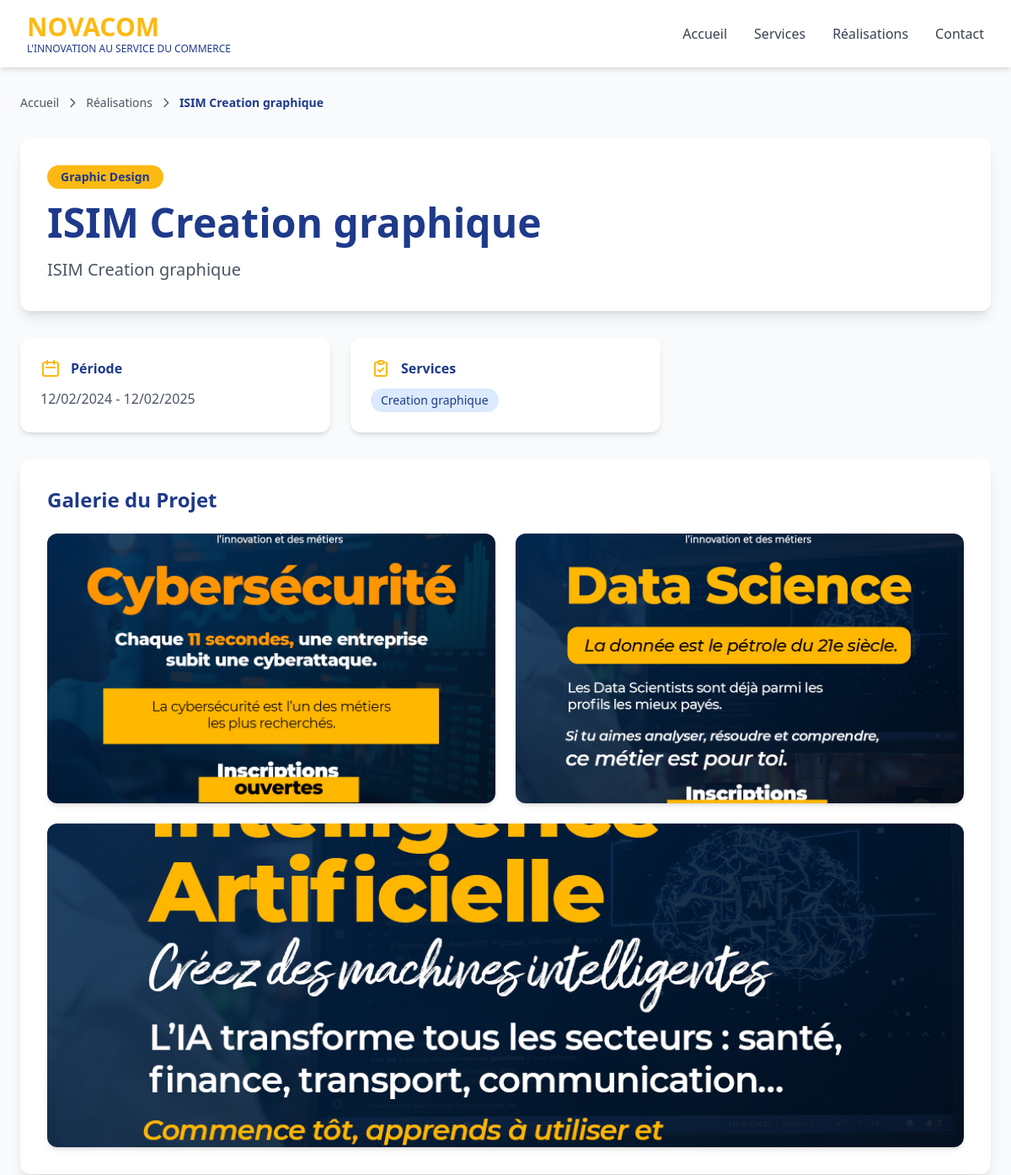
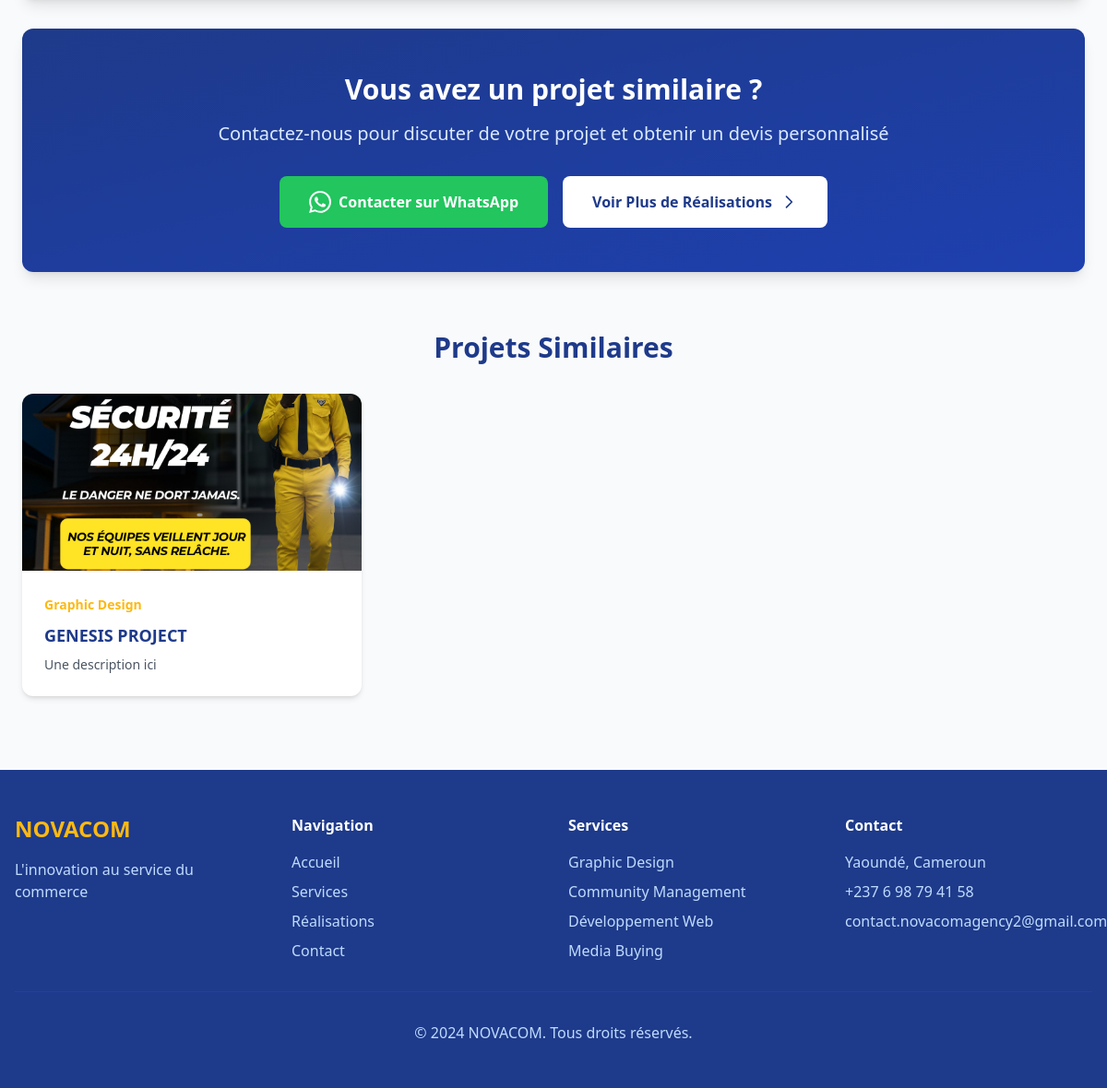
The page /realisation/1/ on the database its author committed (2 pictures, top to bottom).
### main/models.py (models this page shows, shortened)
class Realisation(models.Model):
    TYPE_CHOICES = [
        ('simple', 'Simple'),
        ('projet', 'Projet'),
    ]
    CATEGORY_CHOICES = [
        ('graphic_design', 'Graphic Design'),
        ('community', 'Community Management'),
        ('web_dev', 'Développement Web'),
        ('media_buying', 'Media Buying'),
        ('global', 'Projet Global'),
    ]
    type = models.CharField(max_length=10, choices=TYPE_CHOICES)
    categorie = models.CharField(max_length=20, choices=CATEGORY_CHOICES)
    titre = models.CharField(max_length=200)
    description = models.TextField()
    image = models.ImageField(upload_to='realisations/', blank=True, null=True)
    client = models.CharField(max_length=200, blank=True, null=True)
    date_debut = models.CharField(max_length=100, blank=True, null=True)
    date_fin = models.CharField(max_length=100, blank=True, null=True)
    services = models.TextField(blank=True, null=True)  # Stocké comme CSV
    afficher_accueil = models.BooleanField(default=False)
    ordre = models.IntegerField(default=0)
    date_creation = models.DateTimeField(auto_now_add=True)
    class Meta:
        ordering = ['ordre', '-date_creation']
        verbose_name = 'Réalisation'
        verbose_name_plural = 'Réalisations'
    def get_category_display_custom(self):
        categories = dict(self.CATEGORY_CHOICES)
        return categories.get(self.categorie, self.categorie)
    def get_first_image(self):
        if self.image:
            return self.image
        first_project_image = self.images.first()
        if first_project_image:
            return first_project_image.image
        return None

class ImageRealisation(models.Model):
    realisation = models.ForeignKey(
        Realisation,
        on_delete=models.CASCADE,
        related_name='images'
    )
    image = models.ImageField(upload_to='realisations/')
    legende = models.CharField(max_length=200, blank=True)
    ordre = models.IntegerField(default=0)
    date_ajout = models.DateTimeField(auto_now_add=True)
    class Meta:
        ordering = ['ordre', 'date_ajout']
        verbose_name = 'Image de Réalisation'
        verbose_name_plural = 'Images de Réalisations'

### main/views.py (the view)
# urls.py: path('realisation/<int:pk>/', views.realisation_detail, name='realisation_detail'),
def realisation_detail(request, pk):
    realisation = get_object_or_404(Realisation, pk=pk)
    realisations_similaires = Realisation.objects.filter(
        categorie=realisation.categorie
    ).exclude(pk=pk)[:3]
    context = {
        'realisation': realisation,
        'realisations_similaires': realisations_similaires,
    }
    return render(request, 'main/realisation_detail.html', context)

### main/templatetags/custom_filters.py (called while the page is built)
@register.filter
def split(value, arg):
    if value:
        return value.split(arg)
    return []

@register.filter
def trim(value):
    if value:
        return value.strip()
    return value

### main/templates/main/realisation_detail.html (shortened to what this page needs)
{% extends 'main/base.html' %}
{% load custom_filters %}
{% block content %}
<div class="pt-28 pb-20 px-4 bg-gray-50">
    <div class="max-w-6xl mx-auto">
        <div class="mb-8">
            <nav class="flex items-center text-sm text-gray-600">
                <a href="{% url 'main:index' %}" class="hover:text-novacom-yellow transition">Accueil</a>
                <svg class="w-4 h-4 mx-2" fill="none" stroke="currentColor" viewBox="0 0 24 24">
                    <path stroke-linecap="round" stroke-linejoin="round" stroke-width="2" d="M9 5l7 7-7 7"></path>
                </svg>
                <a href="{% url 'main:realisations' %}" class="hover:text-novacom-yellow transition">Réalisations</a>
                <svg class="w-4 h-4 mx-2" fill="none" stroke="currentColor" viewBox="0 0 24 24">
                    <path stroke-linecap="round" stroke-linejoin="round" stroke-width="2" d="M9 5l7 7-7 7"></path>
                </svg>
                <span class="text-novacom-blue font-semibold">{{ realisation.titre }}</span>
            </nav>
        </div>
        <div class="bg-white rounded-xl shadow-lg p-8 mb-8">
            <span class="inline-block bg-novacom-yellow text-novacom-blue px-4 py-1 rounded-full text-sm font-semibold mb-4">
                {{ realisation.get_category_display_custom }}
            </span>
            <h1 class="text-4xl md:text-5xl font-bold text-novacom-blue mb-4">{{ realisation.titre }}</h1>
            <p class="text-xl text-gray-600 leading-relaxed">{{ realisation.description }}</p>
        </div>
        {% if realisation.type == 'projet' %}
        <div class="grid md:grid-cols-3 gap-6 mb-8">
            {% if realisation.date_debut %}
            <div class="bg-white rounded-xl shadow-md p-6">
                <div class="flex items-center mb-3">
                    <svg class="w-6 h-6 text-novacom-yellow mr-3" fill="none" stroke="currentColor" viewBox="0 0 24 24">
                        <path stroke-linecap="round" stroke-linejoin="round" stroke-width="2" d="M8 7V3m8 4V3m-9 8h10M5 21h14a2 2 0 002-2V7a2 2 0 00-2-2H5a2 2 0 00-2 2v12a2 2 0 002 2z"></path>
                    </svg>
                    <h3 class="font-bold text-novacom-blue">Période</h3>
                </div>
                <p class="text-gray-600">{{ realisation.date_debut }} - {{ realisation.date_fin }}</p>
            </div>
            {% endif %}
            {% if realisation.services %}
            <div class="bg-white rounded-xl shadow-md p-6">
                <div class="flex items-center mb-3">
                    <h3 class="font-bold text-novacom-blue">Services</h3>
                </div>
                <div class="flex flex-wrap gap-2">
                    {% for service in realisation.services|split:',' %}
                    <span class="bg-blue-100 text-novacom-blue px-3 py-1 rounded-full text-sm">
                        {{ service|trim }}
                    </span>
                    {% endfor %}
                </div>
            </div>
            {% endif %}
        </div>
        {% endif %}
        <div class="bg-white rounded-xl shadow-lg p-8 mb-8">
            <h2 class="text-2xl font-bold text-novacom-blue mb-6">Galerie du Projet</h2>
            {% if realisation.type == 'simple' %}
                {% if realisation.image %}
                <div class="rounded-xl overflow-hidden shadow-md cursor-pointer" onclick="openImageModal('{{ realisation.image.url }}')">
                    <img src="{{ realisation.image.url }}" alt="{{ realisation.titre }}" class="w-full h-auto hover:scale-105 transition duration-300">
                </div>
                {% else %}
                <div class="rounded-xl overflow-hidden bg-gradient-to-br from-novacom-blue to-blue-800 flex items-center justify-center" style="height: 400px;">
                    <span class="text-white text-9xl">🎨</span>
                </div>
                {% endif %}
            {% elif realisation.type == 'projet' %}
                {% if realisation.images.all %}
                <div class="grid md:grid-cols-2 gap-6">
                    {% for img in realisation.images.all %}
                        {% if forloop.last and forloop.counter|divisibleby:2 == 0 %}
                            <div class="md:col-span-2 rounded-xl overflow-hidden shadow-md hover:shadow-xl transition cursor-pointer" onclick="openImageModal('{{ img.image.url }}')">
                                <img src="{{ img.image.url }}" alt="{{ img.legende|default:realisation.titre }}" class="w-full h-96 object-cover hover:scale-105 transition duration-300">
                            </div>
                        {% else %}
                            <div class="rounded-xl overflow-hidden shadow-md hover:shadow-xl transition cursor-pointer" onclick="openImageModal('{{ img.image.url }}')">
                                <img src="{{ img.image.url }}" alt="{{ img.legende|default:realisation.titre }}" class="w-full h-80 object-cover hover:scale-105 transition duration-300">
                            </div>
                        {% endif %}
                    {% endfor %}
                </div>
                {% else %}
                    <div class="rounded-xl overflow-hidden bg-gradient-to-br from-novacom-blue to-blue-800 flex items-center justify-center" style="height: 400px;">
                        <span class="text-white text-9xl">🎨</span>
                    </div>
                {% endif %}
            {% endif %}
        </div>
        <div class="bg-gradient-to-br from-novacom-blue to-blue-800 rounded-xl shadow-lg p-8 md:p-12 text-center text-white">
            <h2 class="text-3xl font-bold mb-4">Vous avez un projet similaire ?</h2>
            <p class="text-xl mb-8 text-blue-100">Contactez-nous pour discuter de votre projet et obtenir un devis personnalisé</p>
            <div class="flex flex-col sm:flex-row gap-4 justify-center">
                <button
                    onclick="window.open('https://wa.me/237600000000?text=Bonjour%20NOVACOM%2C%20je%20suis%20intéressé%20par%20un%20projet%20similaire%20à%20{{ realisation.titre|urlencode }}', '_blank')"
                    class="inline-flex items-center justify-center bg-green-500 text-white px-8 py-4 rounded-lg font-semibold hover:bg-green-600 transition"
                >
                    Contacter sur WhatsApp
                </button>
                <a href="{% url 'main:realisations' %}" class="inline-flex items-center justify-center bg-white text-novacom-blue px-8 py-4 rounded-lg font-semibold hover:bg-gray-100 transition">
                    Voir Plus de Réalisations
                    <svg class="w-5 h-5 ml-2" fill="none" stroke="currentColor" viewBox="0 0 24 24">
                        <path stroke-linecap="round" stroke-linejoin="round" stroke-width="2" d="M9 5l7 7-7 7"></path>
                    </svg>
                </a>
            </div>
        </div>
        {% if realisations_similaires %}
        <div class="mt-16">
            <h2 class="text-3xl font-bold text-novacom-blue mb-8 text-center">Projets Similaires</h2>
            <div class="grid md:grid-cols-3 gap-6">
                {% for real in realisations_similaires %}
                <a href="{% url 'main:realisation_detail' real.id %}" class="bg-white rounded-xl overflow-hidden shadow-md hover:shadow-xl transition group">
                    <div class="h-48 overflow-hidden">
                        {% if real.get_first_image %}
                            <img src="{{ real.get_first_image.url }}" alt="{{ real.titre }}" class="w-full h-full object-cover group-hover:scale-110 transition duration-300">
                        {% else %}
                            <div class="w-full h-full bg-gradient-to-br from-novacom-blue to-blue-800 flex items-center justify-center">
                                <span class="text-white text-5xl">🎨</span>
                            </div>
                        {% endif %}
                    </div>
                    <div class="p-6">
                        <span class="text-sm text-novacom-yellow font-semibold">{{ real.get_category_display_custom }}</span>
                        <h3 class="text-lg font-bold text-novacom-blue mt-2 mb-2 group-hover:text-novacom-yellow transition">{{ real.titre }}</h3>
                        <p class="text-gray-600 text-sm">{{ real.description|truncatewords:15 }}</p>
                    </div>
                </a>
                {% endfor %}
            </div>
        </div>
        {% endif %}
    </div>
</div>
{% endblock %}

### main/templates/main/base.html (style rules this page uses)
html { scroll-behavior: smooth; }

### rows shown on the page
Realisation: titre "ISIM Creation graphique", get_category_display_custom "Graphic Design", description "ISIM Creation graphique", date_debut "12/02/2024", date_fin "12/02/2025", services "Creation graphique"
ImageRealisation: image (picture)
ImageRealisation: image (picture)
ImageRealisation: image (picture)
Realisation: get_first_image (picture), get_category_display_custom "Graphic Design", titre "GENESIS PROJECT", description "Une description ici"
